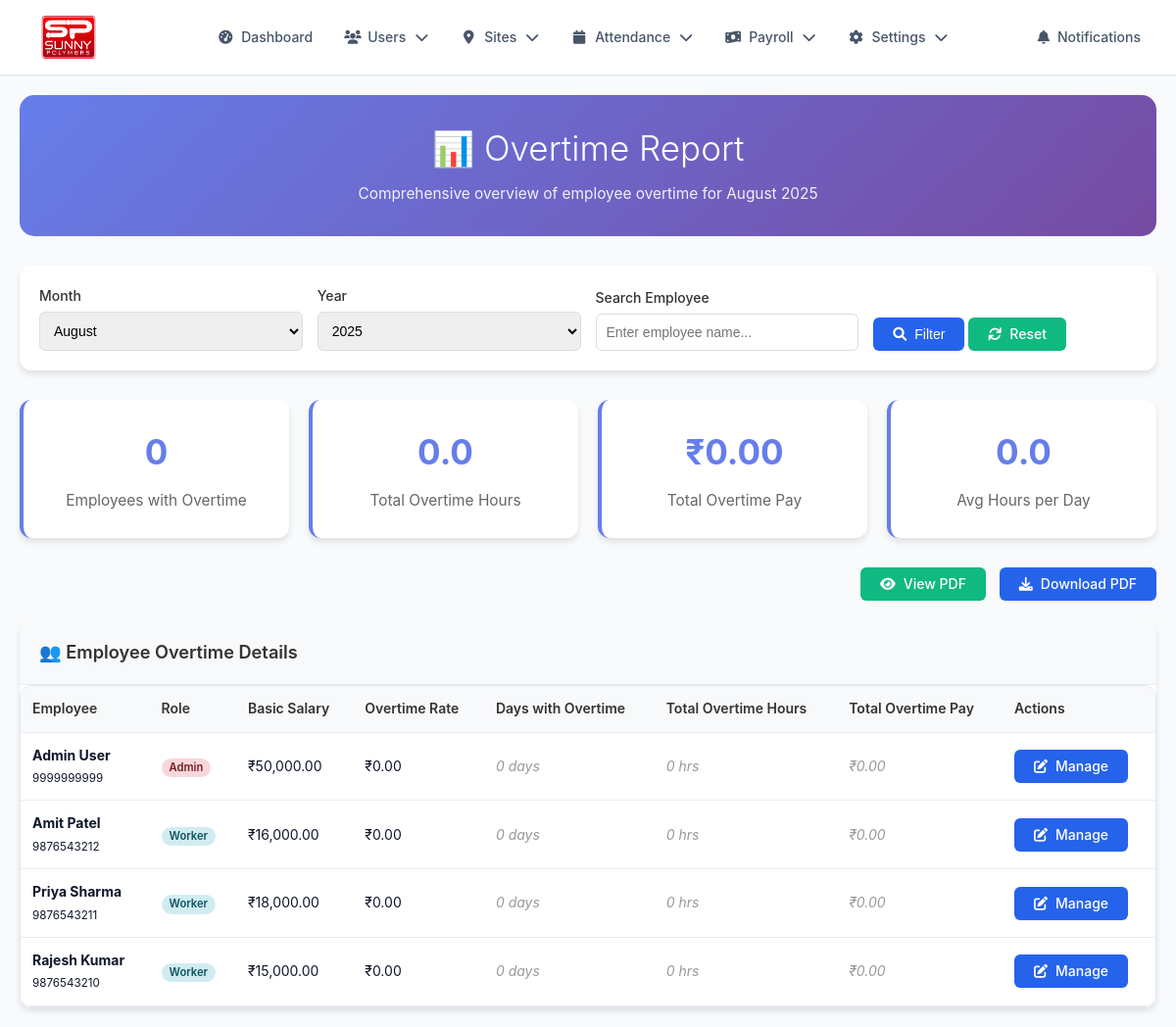
The app's page /overtime_report.php (signed in) with its own data.
### tables this page shows
CREATE TABLE users (
    id INT AUTO_INCREMENT PRIMARY KEY,
    name VARCHAR(100) NOT NULL,
    mobile VARCHAR(15) UNIQUE NOT NULL,
    password VARCHAR(255) NOT NULL,
    role ENUM('admin', 'staff', 'worker') DEFAULT 'worker',
    state VARCHAR(50) NOT NULL,
    date_of_joining DATE NOT NULL,
    salary DECIMAL(10,2) NOT NULL,
    dearness_allowance DECIMAL(10,2) DEFAULT 0.00,
    medical_allowance DECIMAL(10,2) DEFAULT 0.00,
    house_rent_allowance DECIMAL(10,2) DEFAULT 0.00,
    conveyance_allowance DECIMAL(10,2) DEFAULT 0.00,
    pf_uan_number VARCHAR(30) DEFAULT NULL,
    overtime_rate DECIMAL(10,2) DEFAULT 0.00,
    bank_name VARCHAR(100) DEFAULT NULL,
    account_number VARCHAR(30) DEFAULT NULL,
    ifsc_code VARCHAR(20) DEFAULT NULL,
    branch_name VARCHAR(100) DEFAULT NULL,
    site_id INT NULL,
    created_at TIMESTAMP DEFAULT CURRENT_TIMESTAMP,
    updated_at TIMESTAMP DEFAULT CURRENT_TIMESTAMP ON UPDATE CURRENT_TIMESTAMP,
    INDEX idx_mobile (mobile),
    INDEX idx_role (role),
    INDEX idx_site (site_id)
);

### includes/auth.php (called while the page is built, shortened)
<?php
function has_role($role) {
    return isset($_SESSION['user_role']) && $_SESSION['user_role'] === $role;
}
function is_admin() {
    return has_role('admin');
}
?>

### overtime_report.php (the view, shortened to what this page needs)
<?php
require_once 'includes/db.php';
require_once 'includes/auth.php';
require_once 'includes/navigation.php';
$month = $_GET['month'] ?? date('m');
$year = $_GET['year'] ?? date('Y');
$employee_filter = $_GET['employee'] ?? '';
$where_clause = "WHERE 1=1";
$params = [];
$types = "";
$sql = "
    SELECT
        u.id,
        u.name,
        u.mobile,
        u.role,
        u.salary,
        u.overtime_rate,
        COALESCE(SUM(a.overtime_hours), 0) as total_overtime_hours,
        COALESCE(SUM(a.overtime_hours * a.overtime_rate), 0) as total_overtime_pay,
        COUNT(CASE WHEN a.overtime_hours > 0 THEN 1 END) as days_with_overtime,
        COUNT(a.id) as total_attendance_days
    FROM users u
    LEFT JOIN attendance a ON u.id = a.user_id
        AND MONTH(a.date) = ?
        AND YEAR(a.date) = ?
    $where_clause
    GROUP BY u.id, u.name, u.mobile, u.role, u.salary, u.overtime_rate
    ORDER BY total_overtime_hours DESC, u.name
";
$params = array_merge([$month, $year], $params);
$types = "ss" . $types;
$stmt = $conn->prepare($sql);
$stmt->bind_param($types, ...$params);
$stmt->execute();
$employees = $stmt->get_result()->fetch_all(MYSQLI_ASSOC);
$summary_sql = "
    SELECT
        COUNT(DISTINCT a.user_id) as employees_with_overtime,
        SUM(a.overtime_hours) as total_overtime_hours,
        SUM(a.overtime_hours * a.overtime_rate) as total_overtime_pay,
        AVG(a.overtime_hours) as avg_overtime_per_day
    FROM attendance a
    WHERE MONTH(a.date) = ? AND YEAR(a.date) = ? AND a.overtime_hours > 0
";
$stmt = $conn->prepare($summary_sql);
$stmt->bind_param("ss", $month, $year);
$stmt->execute();
$monthly_summary = $stmt->get_result()->fetch_assoc();
?>
<!DOCTYPE html>
<html lang="en">
<head>
    <link rel="stylesheet" href="assets/style.css">
    <link rel="stylesheet" href="assets/navigation.css">
    <link rel="stylesheet" href="https://cdnjs.cloudflare.com/ajax/libs/font-awesome/6.0.0/css/all.min.css">
</head>
<body>
    <nav class="navbar">
        <?php echo getNavigationMenu('overtime_report'); ?>
    </nav>
    <div class="report-container">
        <div class="report-header">
            <h1>📊 Overtime Report</h1>
            <p>Comprehensive overview of employee overtime for <?php echo date('F Y', mktime(0, 0, 0, $month, 1, $year)); ?></p>
        </div>
        <div class="filters-section">
            <form method="GET" class="filters-form">
                <div class="form-group">
                    <label for="month">Month</label>
                    <select name="month" id="month">
                        <?php for ($m = 1; $m <= 12; $m++): ?>
                            <option value="<?php echo str_pad($m, 2, '0', STR_PAD_LEFT); ?>"
                                    <?php echo $month == str_pad($m, 2, '0', STR_PAD_LEFT) ? 'selected' : ''; ?>>
                                <?php echo date('F', mktime(0, 0, 0, $m, 1)); ?>
                            </option>
                        <?php endfor; ?>
                    </select>
                </div>
                <div class="form-group">
                    <label for="year">Year</label>
                    <select name="year" id="year">
                        <?php for ($y = date('Y') - 2; $y <= date('Y') + 1; $y++): ?>
                            <option value="<?php echo $y; ?>" <?php echo $year == $y ? 'selected' : ''; ?>>
                                <?php echo $y; ?>
                            </option>
                        <?php endfor; ?>
                    </select>
                </div>
                <div class="form-group">
                    <label for="employee">Search Employee</label>
                    <input type="text" name="employee" id="employee"
                           value="<?php echo htmlspecialchars($employee_filter); ?>"
                           placeholder="Enter employee name...">
                </div>
                <div class="form-group">
                    <button type="submit" class="btn btn-primary">
                        <i class="fas fa-search"></i> Filter
                    </button>
                    <a href="overtime_report.php" class="btn btn-success">
                        <i class="fas fa-refresh"></i> Reset
                    </a>
                </div>
            </form>
        </div>
        <div class="summary-grid">
            <div class="summary-card">
                <div class="summary-number"><?php echo $monthly_summary['employees_with_overtime'] ?? 0; ?></div>
                <div class="summary-label">Employees with Overtime</div>
            </div>
            <div class="summary-card">
                <div class="summary-number"><?php echo number_format($monthly_summary['total_overtime_hours'] ?? 0, 1); ?></div>
                <div class="summary-label">Total Overtime Hours</div>
            </div>
            <div class="summary-card">
                <div class="summary-number">₹<?php echo number_format($monthly_summary['total_overtime_pay'] ?? 0, 2); ?></div>
                <div class="summary-label">Total Overtime Pay</div>
            </div>
            <div class="summary-card">
                <div class="summary-number"><?php echo number_format($monthly_summary['avg_overtime_per_day'] ?? 0, 1); ?></div>
                <div class="summary-label">Avg Hours per Day</div>
            </div>
        </div>
        <div class="export-section">
            <a href="overtime_report.php?month=<?php echo $month; ?>&year=<?php echo $year; ?>&employee=<?php echo urlencode($employee_filter); ?>&export=pdf"
               class="btn btn-success" style="margin-right: 10px;" target="_blank">
                <i class="fas fa-eye"></i> View PDF
            </a>
            <a href="overtime_report.php?month=<?php echo $month; ?>&year=<?php echo $year; ?>&employee=<?php echo urlencode($employee_filter); ?>&export=pdf&download=1"
               class="btn btn-primary">
                <i class="fas fa-download"></i> Download PDF
            </a>
        </div>
        <div class="employees-table">
            <div class="section-header">
                <h3>👥 Employee Overtime Details</h3>
            </div>
            <div class="table-container">
                <table>
                    <thead>
                        <tr>
                            <th>Employee</th>
                            <th>Role</th>
                            <th>Basic Salary</th>
                            <th>Overtime Rate</th>
                            <th>Days with Overtime</th>
                            <th>Total Overtime Hours</th>
                            <th>Total Overtime Pay</th>
                            <th>Actions</th>
                        </tr>
                    </thead>
                    <tbody>
                        <?php if (empty($employees)): ?>
                            <tr>
                                <td colspan="8" class="text-center text-muted">
                                    <i class="fas fa-users" style="font-size: 3rem; color: #dee2e6;"></i>
                                    <p>No employees found for the selected criteria</p>
                                </td>
                            </tr>
                        <?php else: ?>
                            <?php foreach ($employees as $employee): ?>
                                <tr>
                                    <td>
                                        <div>
                                            <strong><?php echo htmlspecialchars($employee['name']); ?></strong><br>
                                            <small><?php echo htmlspecialchars($employee['mobile']); ?></small>
                                        </div>
                                    </td>
                                    <td>
                                        <span class="badge badge-<?php echo $employee['role'] == 'admin' ? 'danger' : ($employee['role'] == 'staff' ? 'warning' : 'info'); ?>">
                                            <?php echo ucfirst($employee['role']); ?>
                                        </span>
                                    </td>
                                    <td>₹<?php echo number_format($employee['salary'], 2); ?></td>
                                    <td>₹<?php echo number_format($employee['overtime_rate'], 2); ?></td>
                                    <td>
                                        <?php if ($employee['days_with_overtime'] > 0): ?>
                                            <span class="overtime-hours"><?php echo $employee['days_with_overtime']; ?> days</span>
                                        <?php else: ?>
                                            <span class="no-overtime">0 days</span>
                                        <?php endif; ?>
                                    </td>
                                    <td>
                                        <?php if ($employee['total_overtime_hours'] > 0): ?>
                                            <span class="overtime-hours"><?php echo number_format($employee['total_overtime_hours'], 1); ?> hrs</span>
                                        <?php else: ?>
                                            <span class="no-overtime">0 hrs</span>
                                        <?php endif; ?>
                                    </td>
                                    <td>
                                        <?php if ($employee['total_overtime_pay'] > 0): ?>
                                            <span class="overtime-pay">₹<?php echo number_format($employee['total_overtime_pay'], 2); ?></span>
                                        <?php else: ?>
                                            <span class="no-overtime">₹0.00</span>
                                        <?php endif; ?>
                                    </td>
                                    <td>
                                        <a href="overtime_management.php" class="btn btn-primary btn-sm">
                                            <i class="fas fa-edit"></i> Manage
                                        </a>
                                    </td>
                                </tr>
                            <?php endforeach; ?>
                        <?php endif; ?>
                    </tbody>
                </table>
            </div>
        </div>
    </div>
</body>
</html>

### assets/style.css (style rules this page uses)
:root { --primary-color: #2563eb; --primary-dark: #1d4ed8; --primary-light: #3b82f6; --secondary-color: #64748b; --accent-color: #f59e0b; --success-color: #10b981; --danger-color: #ef4444; --warning-color: #f59e0b; --info-color: #06b6d4; --bg-primary: #ffffff; --bg-secondary: #f8fafc; --bg-tertiary: #f1f5f9; --text-primary: #0f172a; --text-secondary: #475569; --text-muted: #64748b; --border-color: #e2e8f0; --border-light: #f1f5f9; --shadow-sm: 0 1px 2px 0 rgb(0 0 0 / 0.05); --shadow-md: 0 4px 6px -1px rgb(0 0 0 / 0.1), 0 2px 4px -2px rgb(0 0 0 / 0.1); --shadow-lg: 0 10px 15px -3px rgb(0 0 0 / 0.1), 0 4px 6px -4px rgb(0 0 0 / 0.1); --shadow-xl: 0 20px 25px -5px rgb(0 0 0 / 0.1), 0 8px 10px -6px rgb(0 0 0 / 0.1); --radius-sm: 0.375rem; --radius-md: 0.5rem; --radius-lg: 0.75rem; --radius-xl: 1rem; }
* { margin: 0; padding: 0; box-sizing: border-box; }
body { font-family: 'Inter', -apple-system, BlinkMacSystemFont, 'Segoe UI', 'Roboto', sans-serif; background: var(--bg-secondary); color: var(--text-primary); line-height: 1.6; font-size: 14px; -webkit-font-smoothing: antialiased; -moz-osx-font-smoothing: grayscale; }
h1, h2, h3, h4, h5, h6 { font-weight: 600; line-height: 1.4; color: var(--text-primary); }
h1 { font-size: 2.25rem; }
h3 { font-size: 1.5rem; }
p { color: var(--text-secondary); margin-bottom: 1rem; }
.form-group { margin-bottom: 1.5rem; }
.form-group label { display: block; margin-bottom: 0.5rem; color: var(--text-primary); font-weight: 500; font-size: 0.875rem; }
.btn { display: inline-flex; align-items: center; justify-content: center; padding: 0.875rem 1.5rem; border: none; border-radius: var(--radius-md); font-size: 0.875rem; font-weight: 600; text-decoration: none; cursor: pointer; transition: all 0.2s ease; gap: 0.5rem; line-height: 1; white-space: nowrap; }
.btn-primary { background: linear-gradient(135deg, var(--primary-color), var(--primary-light)); color: white; box-shadow: var(--shadow-sm); }
.btn-success { background: var(--success-color); color: white; }
.btn-sm { padding: 0.5rem 1rem; font-size: 0.75rem; }
.table-container { overflow-x: auto; border-radius: var(--radius-lg); border: 1px solid var(--border-color); }
.badge { display: inline-flex; align-items: center; padding: 0.25rem 0.75rem; border-radius: 9999px; font-size: 0.75rem; font-weight: 600; line-height: 1; }
.badge-danger { background: rgba(239, 68, 68, 0.1); color: var(--danger-color); }
.badge-info { background: rgba(6, 182, 212, 0.1); color: var(--info-color); }
html { scroll-behavior: smooth; }
.btn { font-weight: 500; }
.btn-primary { background-color: var(--primary-color) !important; border-color: var(--primary-color) !important; color: white !important; }
.btn-success { background-color: var(--success-color) !important; border-color: var(--success-color) !important; color: white !important; }

### assets/navigation.css (style rules this page uses)
.navbar { background: var(--bg-primary); border-bottom: 1px solid var(--border-color); box-shadow: var(--shadow-sm); position: sticky; top: 0; z-index: 1000; }

### records on screen
users: name "Admin User", mobile "9999999999", role "Admin", salary "50,000.00", overtime_rate "0.00"
users: name "Amit Patel", mobile "9876543212", role "Worker", salary "16,000.00", overtime_rate "0.00"
users: name "Priya Sharma", mobile "9876543211", role "Worker", salary "18,000.00", overtime_rate "0.00"
users: name "Rajesh Kumar", mobile "9876543210", role "Worker", salary "15,000.00", overtime_rate "0.00"

### other values on screen
date('F Y', mktime(0, 0, 0, $month, 1, $year)) "August 2025"
$monthly_summary['employees_with_overtime'] "0"
$monthly_summary['total_overtime_hours'] "0.0"
$monthly_summary['total_overtime_pay'] "0.00"
$monthly_summary['avg_overtime_per_day'] "0.0"
form field month "August"
form field year "2025"
